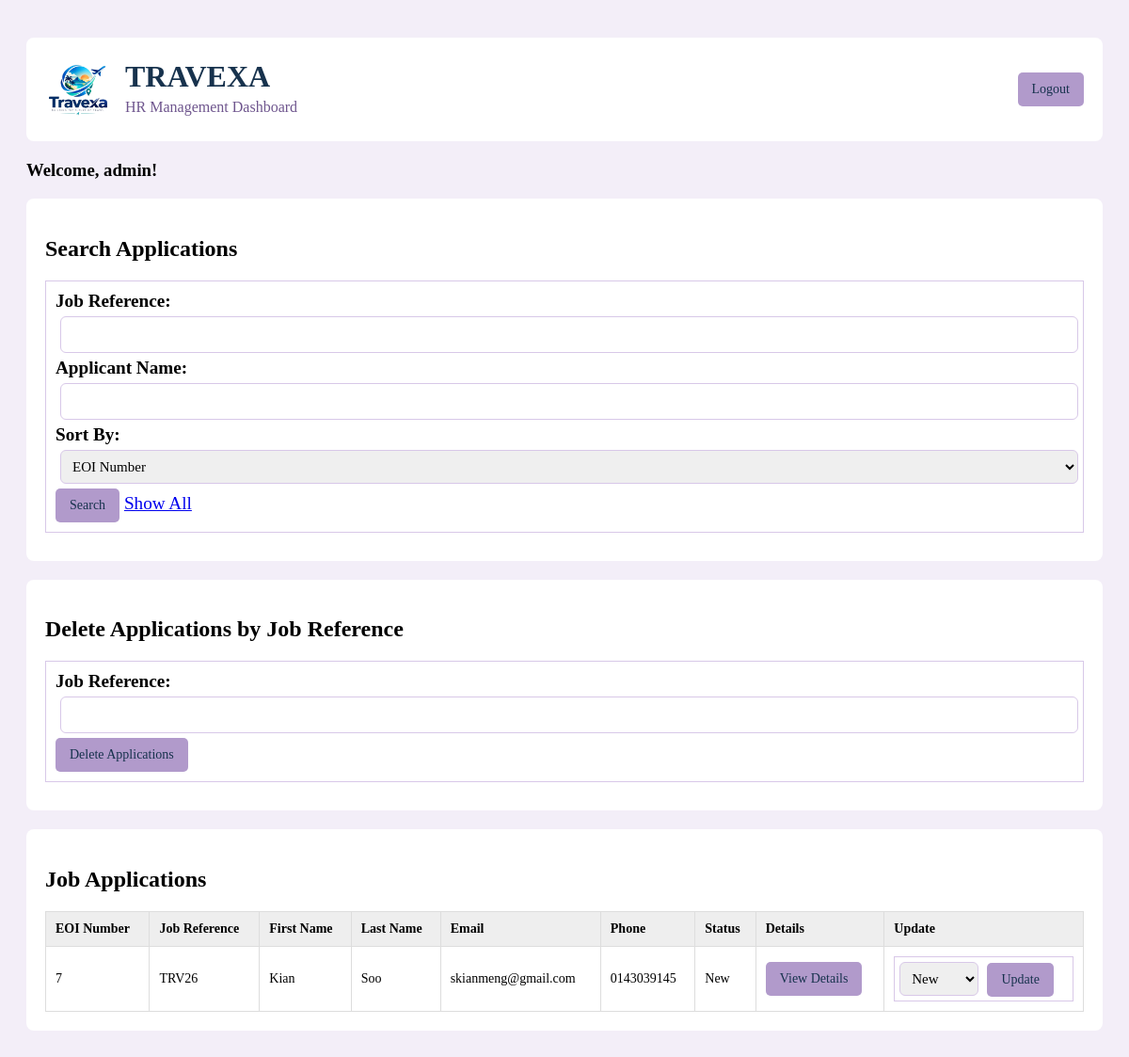
/manage.php (signed in), run on an earlier commit of the app's database.
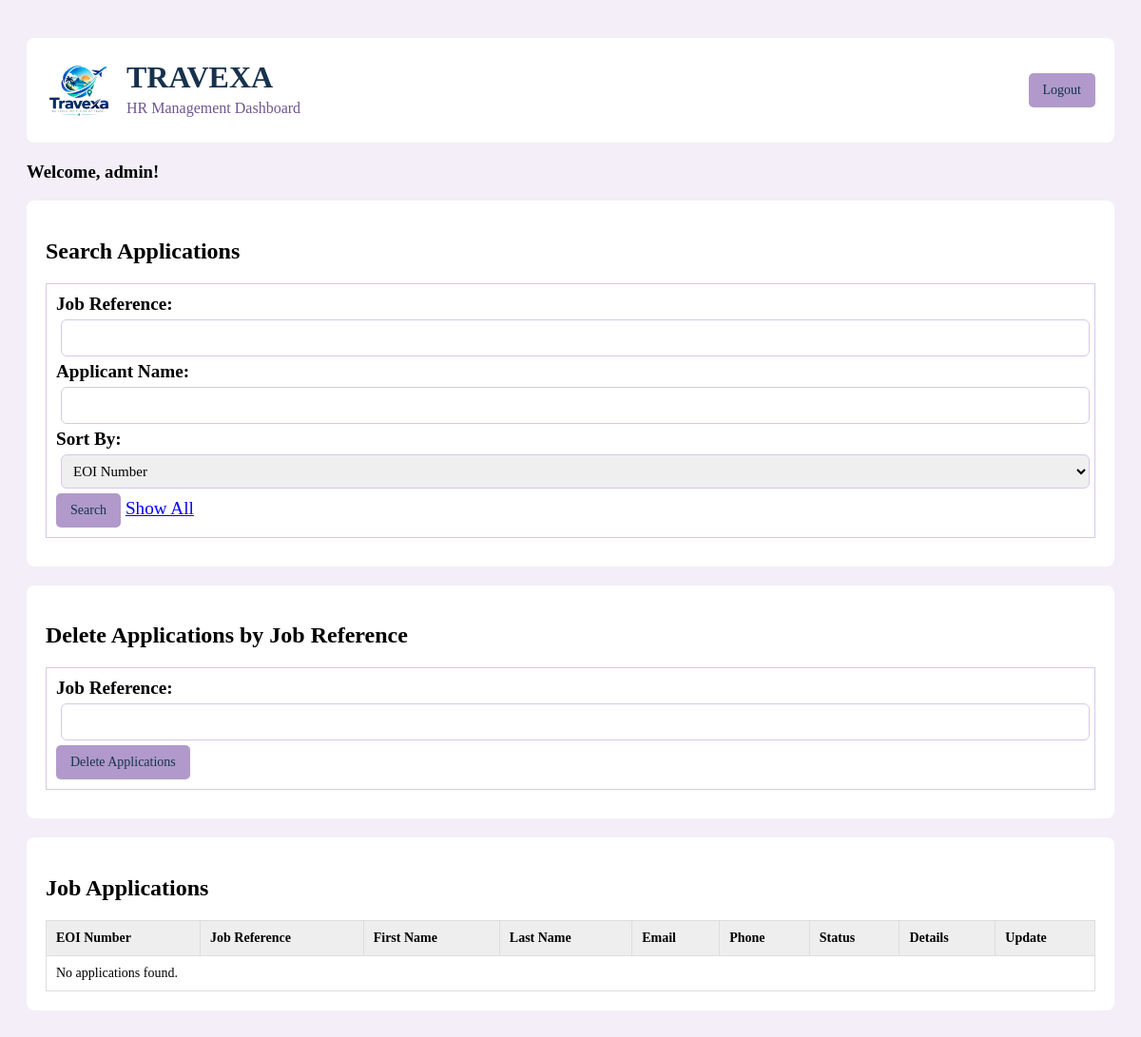
And on a later commit of the database.
### tables this page shows
CREATE TABLE `eoi` (
  `EOINumber` int(11) NOT NULL,
  `jobRefNum` varchar(5) NOT NULL,
  `firstName` varchar(20) NOT NULL,
  `lastName` varchar(20) NOT NULL,
  `dateOfBirth` varchar(10) NOT NULL,
  `gender` varchar(10) NOT NULL,
  `streetAddress` varchar(40) NOT NULL,
  `suburbTown` varchar(40) NOT NULL,
  `state` varchar(3) NOT NULL,
  `postcode` varchar(5) NOT NULL,
  `email` varchar(100) NOT NULL,
  `phoneNumber` varchar(12) NOT NULL,
  `skills` varchar(100) DEFAULT NULL,
  `otherSkills` text DEFAULT NULL,
  `status` enum('New','Current','Final') DEFAULT 'New'
);

### manage.php (the view, shortened to what this page needs)
<?php
require_once "settings.php";
$job = trim($_GET['job'] ?? '');
$name = trim($_GET['name'] ?? '');
$sort = $_GET['sort'] ?? 'EOINumber';
$sql = "SELECT * FROM eoi WHERE 1=1";
$sql .= " ORDER BY $sort ASC";
$stmt = $conn->prepare($sql);
$stmt->execute();
$result = $stmt->get_result();
?>
<!DOCTYPE html>
<html lang="en">
<head>
    <link rel="stylesheet" href="styles.css">
</head>
<body>
<main class="manager">
    <div class="manager-header">
        <div class="manager-brand">
            <img src="Images/Company Logo.png" alt="TRAVEXA Logo">
            <div>
                <h1>TRAVEXA</h1>
                <p>HR Management Dashboard</p>
            </div>
        </div>
        <a href="logout.php" class="logout-btn">Logout</a>
    </div>
    <h3>
        Welcome, <?php echo htmlspecialchars($_SESSION['admin']); ?>!
    </h3>
    <div class="section">
        <h2>Search Applications</h2>
        <form method="get" action="manage.php">
            <label for="job">Job Reference:</label>
            <input type="text" id="job" name="job"
                value="<?php echo htmlspecialchars($job); ?>">
            <label for="name">Applicant Name:</label>
            <input type="text" id="name" name="name"
                value="<?php echo htmlspecialchars($name); ?>">
            <label for="sort">Sort By:</label>
            <select id="sort" name="sort">
                <option value="EOINumber" <?php if ($sort == 'EOINumber') echo 'selected'; ?>>EOI Number</option>
            </select>
            <button type="submit">Search</button>
            <a href="manage.php">Show All</a>
        </form>
    </div>
    <div class="section">
        <h2>Delete Applications by Job Reference</h2>
        <form method="post" action="manage.php">
            <label for="delete_job">Job Reference:</label>
            <input type="text" id="delete_job" name="delete_job" required>
            <button type="submit" name="delete"
                onclick="return confirm('Are you sure you want to delete all applications for this job reference?');">
                Delete Applications
            </button>
        </form>
    </div>
    <div class="section">
        <h2>Job Applications</h2>
        <div class="table-box">
            <table>
                <tr>
                    <th>EOI Number</th>
                    <th>Job Reference</th>
                    <th>First Name</th>
                    <th>Last Name</th>
                    <th>Email</th>
                    <th>Phone</th>
                    <th>Status</th>
                    <th>Details</th>
                    <th>Update</th>
                </tr>
                <?php if ($result->num_rows > 0) { ?>
                    <?php while ($row = $result->fetch_assoc()) { ?>
                    <tr>
                        <td><?php echo htmlspecialchars((string)$row['EOINumber']); ?></td>
                        <td><?php echo htmlspecialchars($row['jobRefNum']); ?></td>
                        <td><?php echo htmlspecialchars($row['firstName']); ?></td>
                        <td><?php echo htmlspecialchars($row['lastName']); ?></td>
                        <td><?php echo htmlspecialchars($row['email']); ?></td>
                        <td><?php echo htmlspecialchars($row['phoneNumber']); ?></td>
                        <td><?php echo htmlspecialchars($row['status']); ?></td>
                        <td>
                            <a class="view-btn"
                               href="view_eoi.php?eoi=<?php echo (int)$row['EOINumber']; ?>">
                                View Details
                            </a>
                        </td>
                        <td>
                            <form method="post" action="manage.php">
                                <select name="status">
                                    <option value="New" <?php if ($row['status'] == 'New') echo 'selected'; ?>>New</option>
                                </select>
                                <button type="submit" name="update">Update</button>
                            </form>
                        </td>
                    </tr>
                    <?php } ?>
                <?php } else { ?>
                    <tr>
                        <td colspan="9">No applications found.</td>
                    </tr>
                <?php } ?>
            </table>
        </div>
    </div>
</main>
</body>
</html>

### styles.css (style rules this page uses)
* { font-family: "Times New Roman", Times, serif; }
body { padding-top: 160px; background-color: #F3EEF8; }
table { font-size:1.2em; width: 100%; table-layout: fixed; border-collapse: collapse; }
td { width: 20%; text-align: center; }
th { text-align: center; font-size: 24px }
form { background-color: #FFFFFF; padding: 30px; margin: 30px auto; border: 1px solid #D8C8E8; max-width: 900px; font-size: 1.2em; }
form input[type="text"], form input[type="date"], form input[type="email"], form input[type="tel"], form select, form textarea { width: 100%; padding: 10px; border: 1px solid #D8C8E8; border-radius: 6px; box-sizing: border-box; font-size: 15px; }
form label { font-weight: bold; }

### manage.php (style rules this page uses)
body { padding-top: 0; }
.manager { max-width: 1200px; margin: 20px auto; padding: 20px; }
.manager-header { display: flex; justify-content: space-between; align-items: center; background: white; padding: 20px; border-radius: 8px; margin-bottom: 20px; }
.manager-brand { display: flex; align-items: center; gap: 15px; }
.manager-brand img { width: 70px; height: 70px; object-fit: contain; }
.manager-brand h1 { margin: 0; color: #17324D; }
.manager-brand p { margin: 5px 0; color: #6F568E; }
.logout-btn, .manager button, .view-btn { display: inline-block; background: #B19ACB; color: #17324D; border: none; border-radius: 5px; padding: 10px 15px; text-decoration: none; cursor: pointer; font-size: 14px; }
.section { background: white; padding: 20px; margin-bottom: 20px; border-radius: 8px; }
.manager form { max-width: none; margin: 10px 0; padding: 10px; }
.manager input, .manager select { padding: 8px; margin: 5px; }
.table-box { overflow-x: auto; }
.manager table { width: 100%; min-width: 950px; table-layout: auto; border-collapse: collapse; }
.manager th, .manager td { width: auto; padding: 10px; border: 1px solid #ddd; text-align: left; vertical-align: middle; font-size: 14px; word-break: normal; overflow-wrap: normal; }
.manager th { background: #eee; white-space: nowrap; }
.manager td form { padding: 0; margin: 0; min-width: 150px; }
.manager td select { width: auto; }
.view-btn { white-space: nowrap; }

What changed in the data, as far as the page shows it:
removed eoi: EOINumber "7", jobRefNum "TRV26", firstName "Kian", lastName "Soo", email "skianmeng@gmail.com", phoneNumber "0143039145", status "New"
Also different on the page:
text now shown: "No applications found."
